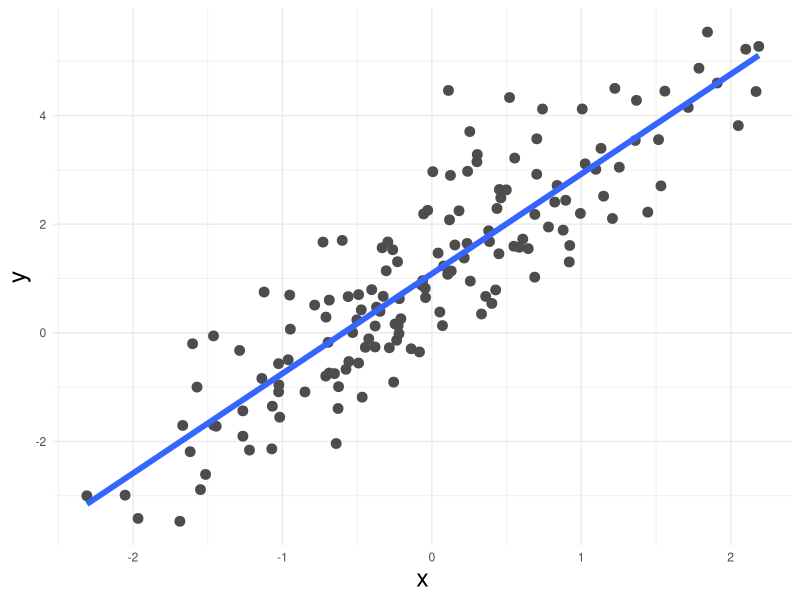
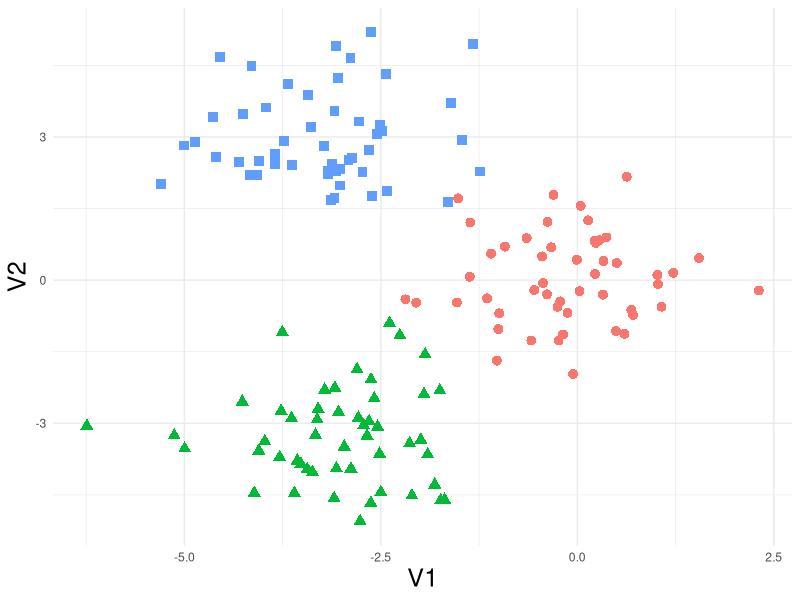

R code for these plots, in order: (Note: this script raises an error after producing the figures.)
## ---- chunk 1
require(tidyverse)
require(caret)
require(recipes)
set.seed(123)
x <- rnorm(150)
y = 1 + 2*x + rnorm(150)
tibble(x,y) %>% 
  ggplot(aes(x,y)) +
  geom_point(size=3,color="grey30") +
  geom_smooth(method="lm",se=F,size=2) +
  theme_minimal() +
  theme(legend.position = "none",
        axis.title = element_text(size=18))
## ---- chunk 2
set.seed(123)
n = 50
sigma = matrix(c(1,0,0,1),ncol=2,nrow=2)
x1 <- MASS::mvrnorm(n,c(0,0),Sigma = sigma) %>% as_tibble() %>% mutate(group=1)
x2 <- MASS::mvrnorm(n,c(-3,-3),Sigma = sigma) %>% as_tibble() %>% mutate(group=2)
x3 <- MASS::mvrnorm(n,c(-3,3),Sigma = sigma) %>% as_tibble() %>% mutate(group=3)
bind_rows(x1,x2,x3) %>% 
  ggplot(aes(V1,V2,color=factor(group),pch=factor(group))) +
  geom_point(size=3) +
  theme_minimal() +
  theme(legend.position = "none",
        axis.title = element_text(size=18))
## ---- chunk 3
knitr::include_graphics("week10_figs/interpret-vs-flexible.png")
## ---- chunk 4
library(ggplot2)
library(patchwork)
library(scales)

## Data creation
set.seed(2313)
n <- 500
x <- rnorm(n)
y <- x^3 + rnorm(n, sd = 3)
age <- rescale(x, to = c(0, 100))
income <- rescale(y, to = c(0, 5000))
age_inc <- data.frame(age = age, income = income)
## Data creation

y_axis <- scale_y_continuous(labels = dollar_format(suffix = "€", prefix = ""),
                             limits = c(0, 5000),
                             name = "Income")

x_axis <- scale_x_continuous(name = "Age")

bad_fit <-
  ggplot(age_inc, aes(age, income)) +
  geom_point(alpha=.2) +
  geom_smooth(method = "lm") +
  y_axis +
  x_axis +  
  ggtitle("Underfit") +
  theme_minimal()

overfit <-
  ggplot(age_inc, aes(age, income)) +
  geom_point(alpha=.2) +
  geom_smooth(method = "loess", span = 0.015) +
  y_axis +
  x_axis +  
  ggtitle("Overfit") +
  theme_minimal() 

goodfit <-
  ggplot(age_inc, aes(age, income)) +
  geom_point(alpha=.2) +
  geom_smooth(method = "loess", span = 0.9, color="red") +
  y_axis +
  x_axis +  
  ggtitle("Ideal fit") +
  theme_minimal() +
  theme(plot.title = element_text(colour = "red", face = "bold"))


bad_fit + overfit + goodfit
## ---- chunk 5
knitr::include_graphics("week10_figs/interpret-vs-flexible.png")
## ---- chunk 6
knitr::include_graphics("week10_figs/KfoldCV.gif")
